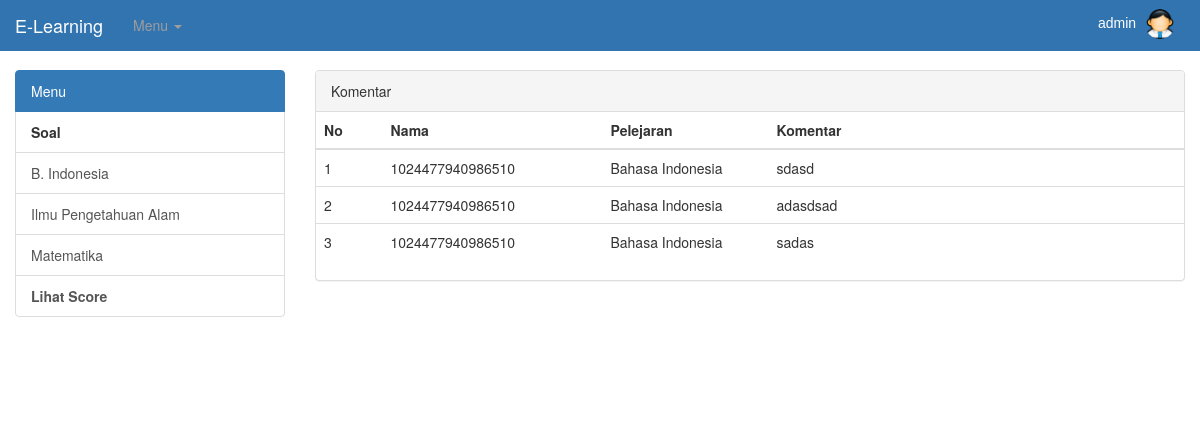
Page /templates/komentar.php (signed in) on the committed database.
### tables this page shows
CREATE TABLE `komentar` (
  `id` int(11) NOT NULL,
  `id_user` text NOT NULL,
  `komentar` text NOT NULL,
  `pelajaran` varchar(50) NOT NULL
);

### templates/komentar.php (the view, shortened to what this page needs)
<?php
include 'header.php';
?>
<div class="col-xs-12 col-sm-9 col-sm-push-3">
<div class="panel panel-default">
  <div class="panel-heading">Komentar</div>
  <table class="table">
    <thead>
    	<tr>
    		<th style="">No</th>
    		<th style="">Nama</th>
    		<th style="">Pelejaran</th>
    		<th style="">Komentar</th>
    	</tr>
    </thead>
    <tbody>
    	<?php
    		include '../koneksi.php';
    		$batas = 5;
			$halaman = @$_GET['page'];
			if(empty($halaman)){
			    $posisi = 0;
			}else{
			    $posisi = ($halaman - 1) * $batas;
			}
			$q = "SELECT * from komentar order by id asc  ";
    		$sql = mysqli_query($conn, $q);
			$no = $posisi + 1;
    		while ($row = mysqli_fetch_array($sql)) {
    			?>
    			<tr>
    				<td style="width: 4%"><?=$no ?></td>
    				<td style="width: 10%"><?=trim($row[1]) ?></td>
    				<td style="width: 10%"><?=trim($row[3]) ?></td>
    				<td style="width: 25%"><?=trim($row[2]) ?></td>
    			</tr>
    			<?php
    			$no++;
    		}
    	?>
    </tbody>
  </table>
	<?php
	echo"<br>";
?>
	</div>
</div>
<div class="col-xs-6 col-sm-3 col-sm-pull-9 sidebar-offcanvas" id="sidebar">
  <div class="list-group">
    <?php include 'side_bar.php'; ?>
  </div>
</div>
<?php include 'footer.php'; ?>

### css/style.css (style rules this page uses)
html, body { overflow-x: hidden; }
body { padding-top: 70px; }
@media screen and (min-width: 767px) { .sidebar-offcanvas { display: block; } }

### rows in the picture
komentar: id_user "1024477940986510", pelajaran "Bahasa Indonesia", komentar "sdasd"
komentar: id_user "1024477940986510", pelajaran "Bahasa Indonesia", komentar "adasdsad"
komentar: id_user "1024477940986510", pelajaran "Bahasa Indonesia", komentar "sadas"

### other values in the picture
$_SESSION['nama'] "admin"
